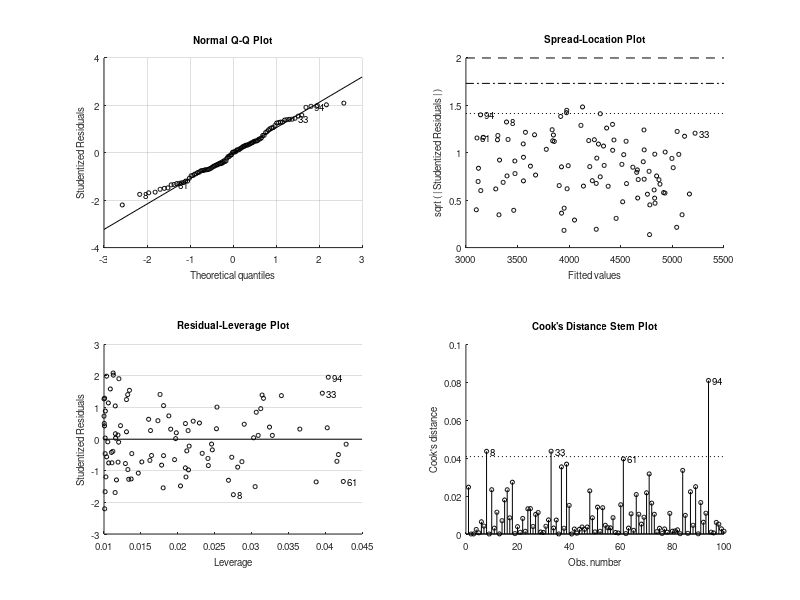

Write MATLAB code to recreate this figure. (Note: this script raises an error after producing the figure.)
%Load a Data Set
load energyDataset.mat
x= SquareFootage; %We will use square footage to train this model.
%Feel free to change this variable to another one found in the workspace
%when you load energyDataset.mat

%Now when we train our algorithm
linearModel = fitlm(x,EnergyConsumption);

%Applies the model to our x-variable to produce the model's result
EnergyModel = predict(linearModel,x);

%Calculates Mean Square Error
MSE = 0;
N = length(EnergyConsumption);
for i = 1:1:N
    MSE = MSE + (EnergyConsumption(i)-EnergyModel(i))^2;
end

MSE = MSE/N;

%Plots the model vs training data with error margins
plot(x,EnergyConsumption,'LineStyle','none','Marker','o')
hold on
plot(x,EnergyModel,'Color',[1 0 1])
for i = 1:1:N
    plot([x(i) x(i)],...
        [EnergyModel(i),EnergyConsumption(i)],'Color',[1 0 0])
end
xlabel('Square Footage (ft^2)')
ylabel('Energy Consumption (kWh')

title(['Linear Regression Model - Square Footage predicting' ...
    ' Energy Consumption - MSE: ' num2str(round(100*MSE)/100) 'kWh^2'])

legend('Original Data','Model','Error Margins','Location','northwest')
